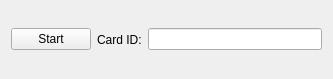
<?xml version="1.0" encoding="UTF-8"?>
<ui version="4.0">
 <class>Widget</class>
 <widget class="QWidget" name="Widget">
  <property name="geometry">
   <rect>
    <x>0</x>
    <y>0</y>
    <width>333</width>
    <height>79</height>
   </rect>
  </property>
  <property name="windowTitle">
   <string>Widget</string>
  </property>
  <layout class="QHBoxLayout" name="horizontalLayout">
   <item>
    <widget class="QPushButton" name="pushButton">
     <property name="text">
      <string>Start</string>
     </property>
    </widget>
   </item>
   <item>
    <widget class="QLabel" name="label">
     <property name="text">
      <string>Card ID:</string>
     </property>
    </widget>
   </item>
   <item>
    <widget class="QLineEdit" name="lineEdit"/>
   </item>
  </layout>
 </widget>
 <layoutdefault spacing="6" margin="11"/>
 <resources/>
 <connections/>
</ui>
